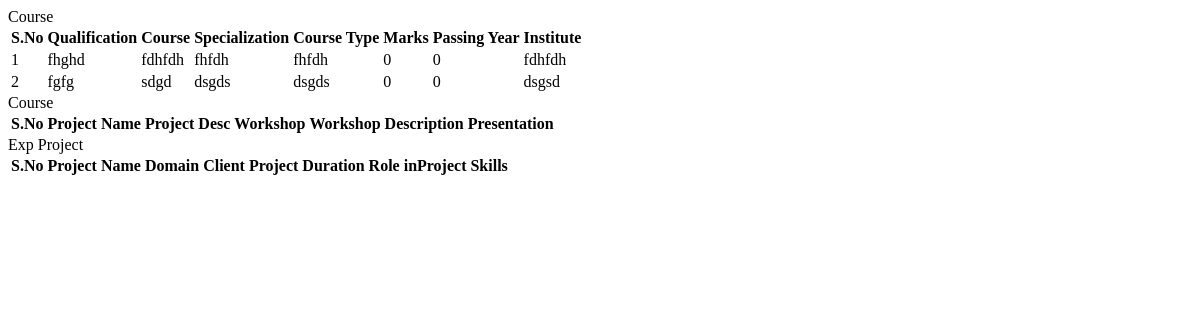
The app's page /php/education_qf.php, older data.
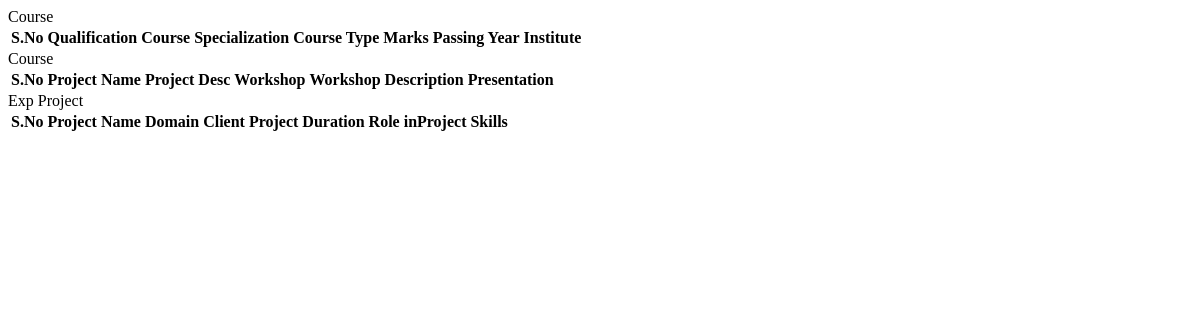
The same page, newer data.
### tables this page shows
CREATE TABLE IF NOT EXISTS `qualification` (
  `q_id` int(11) NOT NULL AUTO_INCREMENT,
  `q_uid` int(11) NOT NULL,
  `q_qual` varchar(100) NOT NULL,
  `q_cs` varchar(100) NOT NULL,
  `q_spz` varchar(100) NOT NULL,
  `q_ctype` varchar(100) NOT NULL,
  `q_mks` int(11) NOT NULL,
  `q_yr` int(11) NOT NULL,
  `q_inst` varchar(100) NOT NULL,
  PRIMARY KEY (`q_id`)
);

### php/education_qf.php (the view, shortened to what the changed rows need)
<?php include("dbconfig.php");
$us_id=$_SESSION['cand_id'];
?>
<!DOCTYPE html>
<html lang="en">
    <head>
    </head>
    <body>
        <div class="mn-content fixed-sidebar" id="abc">
            <main class="mn-inner">
                <div class="row" id="tbl">
                    <div class="col s12 m12 l12">
                        <div class="card">
                            <div class="card-content">
                                <table>
                                    <thead>
                                        <tr>
                                            <th data-field="id">S.No</th>
                                            <th data-field="name">Qualification</th>
                                            <th data-field="price">Course</th>
                                             <th data-field="name">Specialization</th>
                                              <th data-field="name">Course Type</th>
                                               <th data-field="name">Marks</th>
                                                <th data-field="name">Passing Year</th>
                                                 <th data-field="name">Institute</th>
                                        </tr>
                                    </thead>
                                    <tbody>
                                    <?php
                                    $count=0;
                                    $sel=mysqli_query($connect,"select * from qualification where `q_uid`='$us_id'");
                                    while($sel2=mysqli_fetch_array($sel)){
                                    ?>
                                        <tr>
                                            <td><?php echo ++$count;?></td>
                                            <td><?php echo $sel2['q_qual'];?></td>
                                            <td><?php echo $sel2['q_cs'];?></td>
                                            <td><?php echo $sel2['q_spz'];?></td>
                                            <td><?php echo $sel2['q_ctype'];?></td>
                                            <td><?php echo $sel2['q_mks'];?></td>
                                            <td><?php echo $sel2['q_yr'];?></td>
                                            <td><?php echo $sel2['q_inst'];?></td>
                                        </tr>
                                        <?php }?>
                                    </tbody>
                                </table>
                            </div>
                        </div>
                    </div>
                </div>
            </main>
           </div>
           <div class="mn-content fixed-sidebar" id="proj_fsh">
            <main class="mn-inner">
                <div class="row" id="tbl">
                    <div class="col s12 m12 l12">
                        <div class="card">
                            <div class="card-content">
                                <table>
                                    <thead>
                                        <tr>
                                            <th data-field="id">S.No</th>
                                            <th data-field="name">Project Name</th>
                                            <th data-field="price">Project Desc</th>
                                             <th data-field="name">Workshop</th>
                                              <th data-field="name">Workshop Description</th>
                                               <th data-field="name">Presentation</th>
                                        </tr>
                                    </thead>
                                </table>
                            </div>
                        </div>
                    </div>
                </div>
            </main>
           </div>
           <div class="mn-content fixed-sidebar" id="proj_exp">
            <main class="mn-inner">
                <div class="row" id="tbl">
                    <div class="col s12 m12 l12">
                        <div class="card">
                            <div class="card-content">
                                <table>
                                    <thead>
                                        <tr>
                                            <th data-field="id">S.No</th>
                                            <th data-field="name">Project Name</th>
                                            <th data-field="price">Domain</th>
                                             <th data-field="name">Client</th>
                                              <th data-field="name">Project Duration</th>
                                               <th data-field="name">Role inProject</th>
                                               <th>Skills</th>
                                        </tr>
                                    </thead>
                                </table>
                            </div>
                        </div>
                    </div>
                </div>
            </main>
           </div>
    </body>
</html>

Row changes from the older to the newer data that the page shows:
removed qualification: q_qual "fhghd", q_cs "fdhfdh", q_spz "fhfdh", q_ctype "fhfdh", q_mks "0", q_yr "0", q_inst "fdhfdh"
removed qualification: q_qual "fgfg", q_cs "sdgd", q_spz "dsgds", q_ctype "dsgds", q_mks "0", q_yr "0", q_inst "dsgsd"
